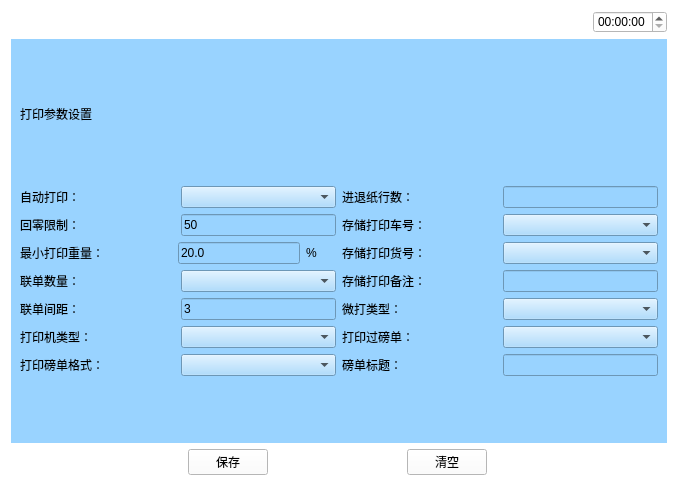
<?xml version="1.0" encoding="UTF-8"?>
<ui version="4.0">
 <class>Dayincanshu</class>
 <widget class="QWidget" name="Dayincanshu">
  <property name="geometry">
   <rect>
    <x>0</x>
    <y>0</y>
    <width>678</width>
    <height>486</height>
   </rect>
  </property>
  <property name="windowTitle">
   <string>Form</string>
  </property>
  <property name="styleSheet">
   <string notr="true">background-color: rgb(255, 255, 255);</string>
  </property>
  <layout class="QVBoxLayout" name="verticalLayout_5" stretch="1,5,1">
   <item>
    <layout class="QHBoxLayout" name="horizontalLayout_21">
     <item>
      <widget class="QPushButton" name="pushButton_15">
       <property name="text">
        <string/>
       </property>
       <property name="icon">
        <iconset resource="myimages.qrc">
         <normaloff>:/image/images/4g.png</normaloff>:/image/images/4g.png</iconset>
       </property>
       <property name="flat">
        <bool>true</bool>
       </property>
      </widget>
     </item>
     <item>
      <widget class="QPushButton" name="pushButton_16">
       <property name="text">
        <string/>
       </property>
       <property name="icon">
        <iconset resource="myimages.qrc">
         <normaloff>:/image/images/wireless.svg</normaloff>:/image/images/wireless.svg</iconset>
       </property>
       <property name="flat">
        <bool>true</bool>
       </property>
      </widget>
     </item>
     <item>
      <widget class="QPushButton" name="pushButton_17">
       <property name="text">
        <string/>
       </property>
       <property name="icon">
        <iconset resource="myimages.qrc">
         <normaloff>:/image/images/bl.svg</normaloff>:/image/images/bl.svg</iconset>
       </property>
       <property name="flat">
        <bool>true</bool>
       </property>
      </widget>
     </item>
     <item>
      <widget class="QPushButton" name="pushButton_18">
       <property name="text">
        <string/>
       </property>
       <property name="icon">
        <iconset resource="myimages.qrc">
         <normaloff>:/image/images/locate.svg</normaloff>:/image/images/locate.svg</iconset>
       </property>
       <property name="flat">
        <bool>true</bool>
       </property>
      </widget>
     </item>
     <item>
      <spacer name="horizontalSpacer_7">
       <property name="orientation">
        <enum>Qt::Horizontal</enum>
       </property>
       <property name="sizeHint" stdset="0">
        <size>
         <width>40</width>
         <height>20</height>
        </size>
       </property>
      </spacer>
     </item>
     <item>
      <widget class="QTimeEdit" name="timeEdit_5"/>
     </item>
    </layout>
   </item>
   <item>
    <widget class="QWidget" name="widget" native="true">
     <property name="sizePolicy">
      <sizepolicy hsizetype="Preferred" vsizetype="Preferred">
       <horstretch>0</horstretch>
       <verstretch>0</verstretch>
      </sizepolicy>
     </property>
     <property name="contextMenuPolicy">
      <enum>Qt::DefaultContextMenu</enum>
     </property>
     <property name="styleSheet">
      <string notr="true">background-color: rgb(153, 211, 255);</string>
     </property>
     <layout class="QVBoxLayout" name="verticalLayout_2">
      <item>
       <layout class="QHBoxLayout" name="horizontalLayout">
        <item>
         <widget class="QLabel" name="label">
          <property name="text">
           <string>打印参数设置</string>
          </property>
         </widget>
        </item>
        <item>
         <spacer name="horizontalSpacer">
          <property name="orientation">
           <enum>Qt::Horizontal</enum>
          </property>
          <property name="sizeHint" stdset="0">
           <size>
            <width>40</width>
            <height>20</height>
           </size>
          </property>
         </spacer>
        </item>
        <item>
         <layout class="QVBoxLayout" name="verticalLayout"/>
        </item>
       </layout>
      </item>
      <item>
       <layout class="QHBoxLayout" name="horizontalLayout_17">
        <item>
         <layout class="QVBoxLayout" name="verticalLayout_3">
          <item>
           <layout class="QHBoxLayout" name="horizontalLayout_7" stretch="1,1">
            <item>
             <widget class="QLabel" name="label_5">
              <property name="text">
               <string>自动打印：</string>
              </property>
              <property name="alignment">
               <set>Qt::AlignLeading|Qt::AlignLeft|Qt::AlignVCenter</set>
              </property>
             </widget>
            </item>
            <item>
             <widget class="QComboBox" name="comboBox_zidongdaying"/>
            </item>
           </layout>
          </item>
          <item>
           <layout class="QHBoxLayout" name="horizontalLayout_3" stretch="1,1">
            <item>
             <widget class="QLabel" name="label_2">
              <property name="text">
               <string>回零限制：</string>
              </property>
              <property name="alignment">
               <set>Qt::AlignLeading|Qt::AlignLeft|Qt::AlignVCenter</set>
              </property>
             </widget>
            </item>
            <item>
             <widget class="QLineEdit" name="lineEdit_7">
              <property name="text">
               <string>50</string>
              </property>
             </widget>
            </item>
           </layout>
          </item>
          <item>
           <layout class="QHBoxLayout" name="horizontalLayout_4" stretch="10,8,2">
            <item>
             <widget class="QLabel" name="label_3">
              <property name="text">
               <string>最小打印重量：</string>
              </property>
              <property name="alignment">
               <set>Qt::AlignLeading|Qt::AlignLeft|Qt::AlignVCenter</set>
              </property>
             </widget>
            </item>
            <item>
             <widget class="QLineEdit" name="lineEdit_10">
              <property name="text">
               <string>20.0</string>
              </property>
             </widget>
            </item>
            <item>
             <widget class="QLabel" name="label_16">
              <property name="text">
               <string>%</string>
              </property>
             </widget>
            </item>
           </layout>
          </item>
          <item>
           <layout class="QHBoxLayout" name="horizontalLayout_6">
            <item>
             <widget class="QLabel" name="label_4">
              <property name="text">
               <string>联单数量：</string>
              </property>
              <property name="alignment">
               <set>Qt::AlignLeading|Qt::AlignLeft|Qt::AlignVCenter</set>
              </property>
             </widget>
            </item>
            <item>
             <widget class="QComboBox" name="comboBox_number"/>
            </item>
           </layout>
          </item>
          <item>
           <layout class="QHBoxLayout" name="horizontalLayout_9" stretch="1,1">
            <item>
             <widget class="QLabel" name="label_7">
              <property name="text">
               <string>联单间距：</string>
              </property>
              <property name="alignment">
               <set>Qt::AlignLeading|Qt::AlignLeft|Qt::AlignVCenter</set>
              </property>
             </widget>
            </item>
            <item>
             <widget class="QLineEdit" name="lineEdit_12">
              <property name="text">
               <string>3</string>
              </property>
             </widget>
            </item>
           </layout>
          </item>
          <item>
           <layout class="QHBoxLayout" name="horizontalLayout_8">
            <item>
             <widget class="QLabel" name="label_6">
              <property name="text">
               <string>打印机类型：</string>
              </property>
              <property name="alignment">
               <set>Qt::AlignLeading|Qt::AlignLeft|Qt::AlignVCenter</set>
              </property>
             </widget>
            </item>
            <item>
             <widget class="QComboBox" name="comboBox_dayinleixing"/>
            </item>
           </layout>
          </item>
          <item>
           <layout class="QHBoxLayout" name="horizontalLayout_13">
            <item>
             <widget class="QLabel" name="label_15">
              <property name="text">
               <string>打印磅单格式：</string>
              </property>
             </widget>
            </item>
            <item>
             <widget class="QComboBox" name="comboBox_bangdangeshi"/>
            </item>
           </layout>
          </item>
         </layout>
        </item>
        <item>
         <layout class="QVBoxLayout" name="verticalLayout_4">
          <item>
           <layout class="QHBoxLayout" name="horizontalLayout_10" stretch="1,1">
            <item>
             <widget class="QLabel" name="label_8">
              <property name="text">
               <string>进退纸行数：</string>
              </property>
              <property name="alignment">
               <set>Qt::AlignLeading|Qt::AlignLeft|Qt::AlignVCenter</set>
              </property>
             </widget>
            </item>
            <item>
             <widget class="QLineEdit" name="lineEdit_14"/>
            </item>
           </layout>
          </item>
          <item>
           <layout class="QHBoxLayout" name="horizontalLayout_11">
            <item>
             <widget class="QLabel" name="label_9">
              <property name="text">
               <string>存储打印车号：</string>
              </property>
              <property name="alignment">
               <set>Qt::AlignLeading|Qt::AlignLeft|Qt::AlignVCenter</set>
              </property>
             </widget>
            </item>
            <item>
             <widget class="QComboBox" name="comboBox_chehao"/>
            </item>
           </layout>
          </item>
          <item>
           <layout class="QHBoxLayout" name="horizontalLayout_12">
            <item>
             <widget class="QLabel" name="label_10">
              <property name="text">
               <string>存储打印货号：</string>
              </property>
              <property name="alignment">
               <set>Qt::AlignLeading|Qt::AlignLeft|Qt::AlignVCenter</set>
              </property>
             </widget>
            </item>
            <item>
             <widget class="QComboBox" name="comboBox_huohao"/>
            </item>
           </layout>
          </item>
          <item>
           <layout class="QHBoxLayout" name="horizontalLayout_14" stretch="1,1">
            <item>
             <widget class="QLabel" name="label_12">
              <property name="text">
               <string>存储打印备注：</string>
              </property>
             </widget>
            </item>
            <item>
             <widget class="QLineEdit" name="lineEdit"/>
            </item>
           </layout>
          </item>
          <item>
           <layout class="QHBoxLayout" name="horizontalLayout_15">
            <item>
             <widget class="QLabel" name="label_13">
              <property name="text">
               <string>微打类型：</string>
              </property>
             </widget>
            </item>
            <item>
             <widget class="QComboBox" name="comboBox_weileixing"/>
            </item>
           </layout>
          </item>
          <item>
           <layout class="QHBoxLayout" name="horizontalLayout_16">
            <item>
             <widget class="QLabel" name="label_14">
              <property name="text">
               <string>打印过磅单：</string>
              </property>
             </widget>
            </item>
            <item>
             <widget class="QComboBox" name="comboBox_guobangdan"/>
            </item>
           </layout>
          </item>
          <item>
           <layout class="QHBoxLayout" name="horizontalLayout_5" stretch="1,1">
            <item>
             <widget class="QLabel" name="label_11">
              <property name="text">
               <string>磅单标题：</string>
              </property>
             </widget>
            </item>
            <item>
             <widget class="QLineEdit" name="lineEdit_4"/>
            </item>
           </layout>
          </item>
         </layout>
        </item>
       </layout>
      </item>
     </layout>
    </widget>
   </item>
   <item>
    <layout class="QHBoxLayout" name="horizontalLayout_2">
     <item>
      <widget class="QPushButton" name="returnIndex">
       <property name="font">
        <font>
         <family>AR PL UMing TW MBE</family>
        </font>
       </property>
       <property name="styleSheet">
        <string notr="true">border-image: url(:/image/images/index.svg);</string>
       </property>
       <property name="text">
        <string/>
       </property>
       <property name="icon">
        <iconset resource="myimages.qrc">
         <normaloff>:/image/images/index.svg</normaloff>:/image/images/index.svg</iconset>
       </property>
       <property name="iconSize">
        <size>
         <width>40</width>
         <height>40</height>
        </size>
       </property>
       <property name="flat">
        <bool>true</bool>
       </property>
      </widget>
     </item>
     <item>
      <spacer name="horizontalSpacer_2">
       <property name="orientation">
        <enum>Qt::Horizontal</enum>
       </property>
       <property name="sizeHint" stdset="0">
        <size>
         <width>40</width>
         <height>20</height>
        </size>
       </property>
      </spacer>
     </item>
     <item>
      <widget class="QPushButton" name="save">
       <property name="text">
        <string>保存</string>
       </property>
      </widget>
     </item>
     <item>
      <spacer name="horizontalSpacer_4">
       <property name="orientation">
        <enum>Qt::Horizontal</enum>
       </property>
       <property name="sizeHint" stdset="0">
        <size>
         <width>40</width>
         <height>20</height>
        </size>
       </property>
      </spacer>
     </item>
     <item>
      <widget class="QPushButton" name="clear">
       <property name="text">
        <string>清空</string>
       </property>
      </widget>
     </item>
     <item>
      <spacer name="horizontalSpacer_3">
       <property name="orientation">
        <enum>Qt::Horizontal</enum>
       </property>
       <property name="sizeHint" stdset="0">
        <size>
         <width>40</width>
         <height>20</height>
        </size>
       </property>
      </spacer>
     </item>
     <item>
      <widget class="QPushButton" name="returnPage">
       <property name="text">
        <string/>
       </property>
       <property name="icon">
        <iconset resource="myimages.qrc">
         <normaloff>:/image/images/shangyiye.svg</normaloff>:/image/images/shangyiye.svg</iconset>
       </property>
       <property name="iconSize">
        <size>
         <width>40</width>
         <height>40</height>
        </size>
       </property>
       <property name="flat">
        <bool>true</bool>
       </property>
      </widget>
     </item>
    </layout>
   </item>
  </layout>
 </widget>
 <resources>
  <include location="myimages.qrc"/>
 </resources>
 <connections/>
</ui>
